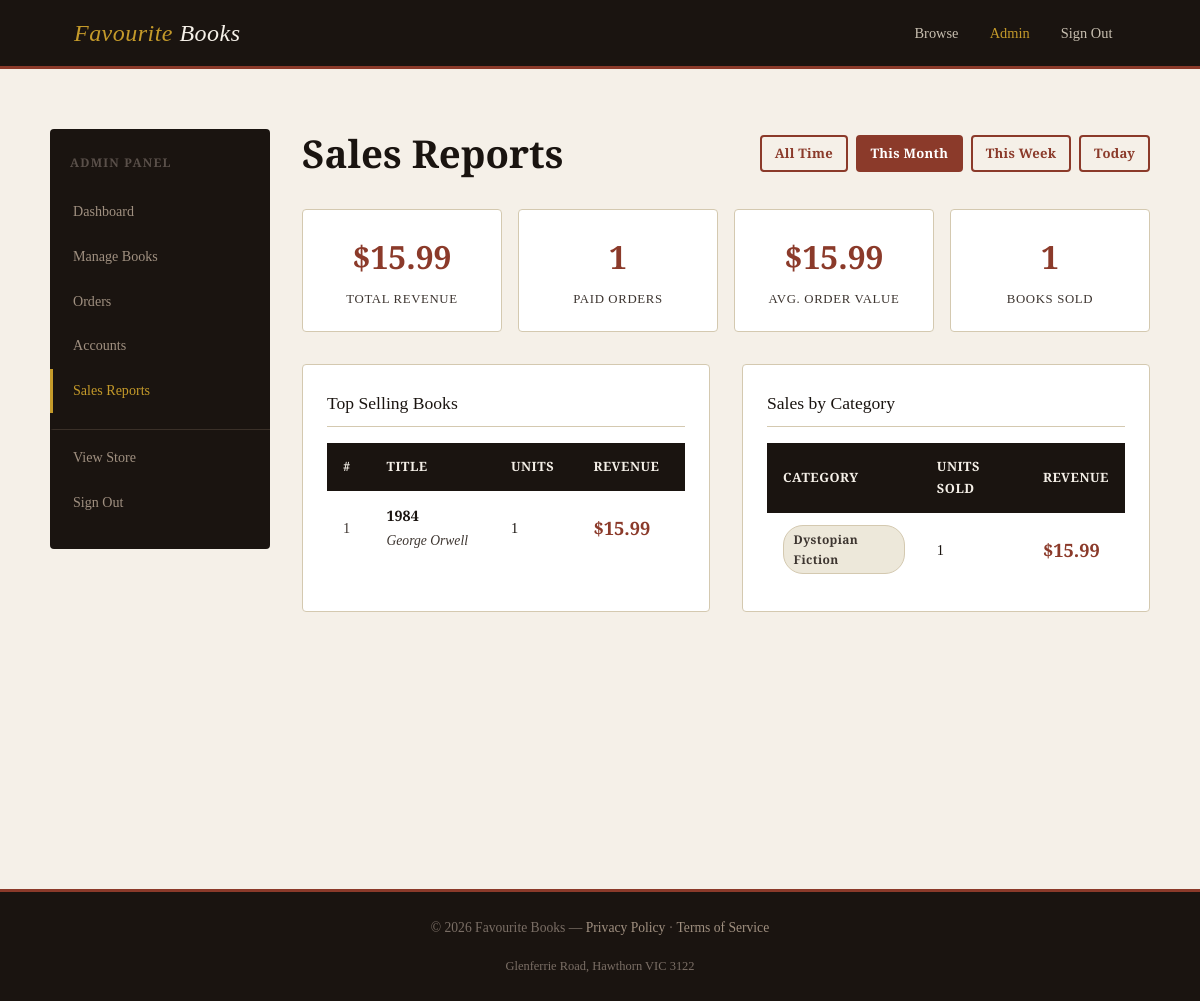
/admin/reports?period=month (signed in), run on an earlier commit of the app's database.
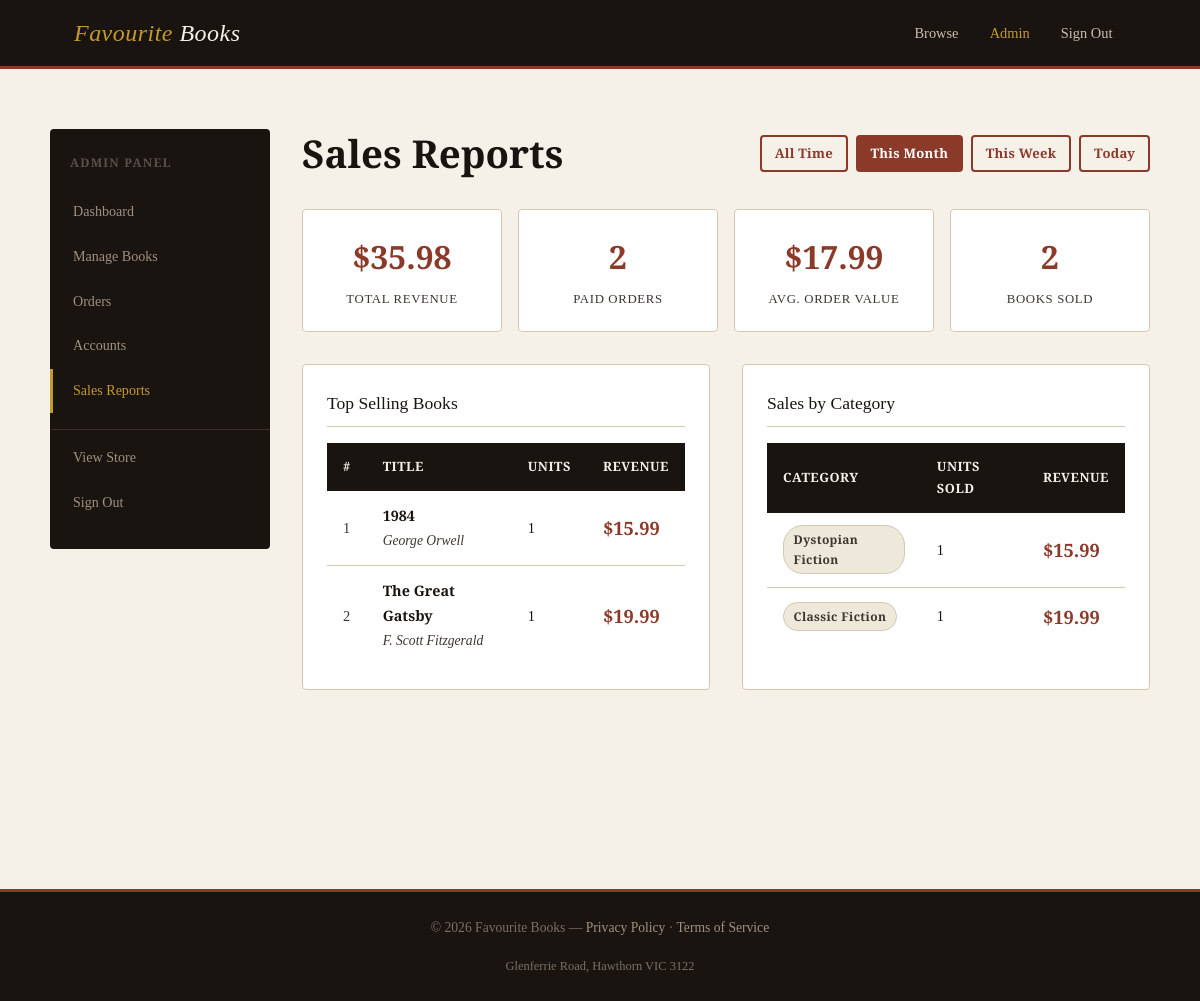
And on a later commit of the database.
### tables this page shows
CREATE TABLE products (
                id INTEGER PRIMARY KEY AUTOINCREMENT,
                title TEXT NOT NULL,
                author TEXT NOT NULL,
                isbn TEXT NOT NULL UNIQUE,
                price REAL NOT NULL,
                stock INTEGER NOT NULL DEFAULT 0,
                category TEXT NOT NULL,
                description TEXT,
                available INTEGER NOT NULL DEFAULT 1
            );

### app.py (the view)
@app.route("/admin/reports")
@admin_required
def admin_reports():
    period = request.args.get("period", "all")
    report = SalesReport()
    summary = report.get_summary(period)
    return render_template("admin/reports.html", summary=summary, period=period)

### app.py (called while the page is built)
def admin_required(f):
    @wraps(f)
    def decorated(*args, **kwargs):
        if "account_id" not in session:
            flash("Please log in to access this page.", "warning")
            return redirect(url_for("login"))
        if session.get("role") != "admin":
            flash("Administrator access required.", "danger")
            return redirect(url_for("index"))
        return f(*args, **kwargs)
    return decorated

### models/database.py (called while the page is built)
    def __new__(cls):
        if cls._instance is None:
            cls._instance = super().__new__(cls)
            cls._instance._connection = None
        return cls._instance

    def get_connection(self):
        if self._connection is None:
            self._connection = sqlite3.connect(self._db_path, check_same_thread=False)
            self._connection.row_factory = sqlite3.Row
            self._connection.execute("PRAGMA foreign_keys = ON")
        return self._connection

    def fetchone(self, query, params=()):
        conn = self.get_connection()
        cursor = conn.cursor()
        cursor.execute(query, params)
        return cursor.fetchone()

### templates/admin/reports.html (shortened to what this page needs)
{% extends "admin/base_admin.html" %}
{% block admin_content %}
<div style="display: flex; justify-content: space-between; align-items: center; margin-bottom: 2rem; flex-wrap: wrap; gap: 1rem;">
  <h1>Sales Reports</h1>
  <div style="display: flex; gap: 0.5rem; flex-wrap: wrap;">
    {% for label, value in [('All Time', 'all'), ('This Month', 'month'), ('This Week', 'week'), ('Today', 'today')] %}
      <a href="{{ url_for('admin_reports', period=value) }}"
         class="btn {% if period == value %}btn-primary{% else %}btn-outline{% endif %} btn-sm">
        {{ label }}
      </a>
    {% endfor %}
  </div>
</div>
<div class="stat-cards" style="margin-bottom: 2rem;">
  <div class="stat-card">
    <div class="stat-value">${{ "%.2f"|format(summary.total_revenue) }}</div>
    <div class="stat-label">Total Revenue</div>
  </div>
  <div class="stat-card">
    <div class="stat-value">{{ summary.order_count }}</div>
    <div class="stat-label">Paid Orders</div>
  </div>
  <div class="stat-card">
    <div class="stat-value">
      {% if summary.order_count > 0 %}
        ${{ "%.2f"|format(summary.total_revenue / summary.order_count) }}
      {% else %}
        $0.00
      {% endif %}
    </div>
    <div class="stat-label">Avg. Order Value</div>
  </div>
  <div class="stat-card">
    <div class="stat-value">{{ summary.top_books|length }}</div>
    <div class="stat-label">Books Sold</div>
  </div>
</div>
<div style="display: grid; grid-template-columns: 1fr 1fr; gap: 2rem;">
  <div class="panel">
    <div class="panel-title">Top Selling Books</div>
    {% if summary.top_books %}
      <table>
        <thead>
          <tr>
            <th>#</th>
            <th>Title</th>
            <th>Units</th>
            <th>Revenue</th>
          </tr>
        </thead>
        <tbody>
          {% for book in summary.top_books %}
            <tr>
              <td class="text-muted">{{ loop.index }}</td>
              <td>
                <strong>{{ book.title }}</strong><br>
                <span class="text-muted text-small" style="font-style:italic;">{{ book.author }}</span>
              </td>
              <td>{{ book.units_sold }}</td>
              <td class="price">${{ "%.2f"|format(book.book_revenue) }}</td>
            </tr>
          {% endfor %}
        </tbody>
      </table>
    {% else %}
      <p class="text-muted text-small" style="padding: 1rem 0;">No sales data for this period.</p>
    {% endif %}
  </div>
  <div class="panel">
    <div class="panel-title">Sales by Category</div>
    {% if summary.category_sales %}
      <table>
        <thead>
          <tr>
            <th>Category</th>
            <th>Units Sold</th>
            <th>Revenue</th>
          </tr>
        </thead>
        <tbody>
          {% for cat in summary.category_sales %}
            <tr>
              <td><span class="badge badge-category">{{ cat.category }}</span></td>
              <td>{{ cat.units_sold }}</td>
              <td class="price">${{ "%.2f"|format(cat.category_revenue) }}</td>
            </tr>
          {% endfor %}
        </tbody>
      </table>
    {% else %}
      <p class="text-muted text-small" style="padding: 1rem 0;">No sales data for this period.</p>
    {% endif %}
  </div>
</div>
{% endblock %}

What changed in the data, as far as the page shows it:
now on this page (row edited): products: title "The Great Gatsby", author "F. Scott Fitzgerald", units_sold "1", book_revenue "19.99", category "Classic Fiction", category_revenue "19.99"
Also different on the page:
{{ "%.2f"|format(summary.total_revenue) }}: "15.99" → "35.98"
{{ summary.order_count }}: "1" → "2"
{{ "%.2f"|format(summary.total_revenue / summary.order_count) }}: "15.99" → "17.99"
{{ summary.top_books|length }}: "1" → "2"
